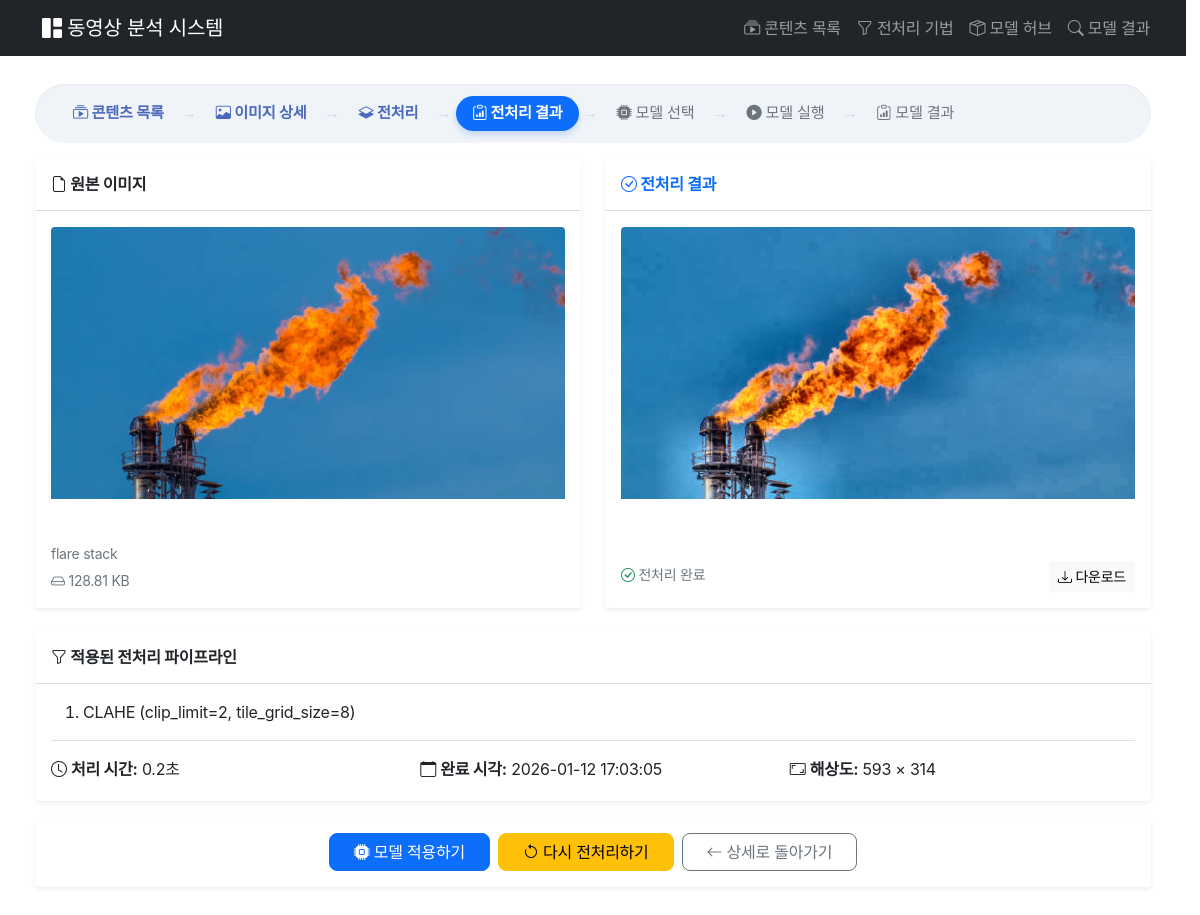
The app's page /preprocess/7/result/ with its own data.
### contents/models.py (models this page shows, shortened)
class Image(models.Model):
    title = models.CharField(max_length=200, verbose_name="제목")
    description = models.TextField(blank=True, verbose_name="설명")
    file = models.ImageField(upload_to=image_upload_path, verbose_name="이미지 파일")
    file_size = models.BigIntegerField(default=0, verbose_name="파일 크기")
    width = models.IntegerField(default=0, verbose_name="너비")
    height = models.IntegerField(default=0, verbose_name="높이")
    uploaded_at = models.DateTimeField(auto_now_add=True, verbose_name="업로드 시간")
    class Meta:
        verbose_name = "이미지"
        verbose_name_plural = "이미지들"
        ordering = ['-uploaded_at']
    def get_file_size_display(self):
        size = self.file_size
        for unit in ["B", "KB", "MB", "GB"]:
            if size < 1024.0:
                return f"{size:.2f} {unit}"
            size /= 1024.0
        return f"{size:.2f} TB"
    def get_resolution_display(self):
        if self.width and self.height:
            return f"{self.width} × {self.height}"
        return "-"

### preprocess/models.py (models this page shows, shortened)
class PreprocessingTask(models.Model):
    STATUS_CHOICES = [
        ("ready", "준비"),
        ("pending", "대기 중"),
        ("processing", "처리 중"),
        ("completed", "완료"),
        ("failed", "실패"),
        ("cancelled", "취소됨"),
    ]
    video = models.ForeignKey(
        Video,
        on_delete=models.CASCADE,
        related_name="preprocessing_tasks",
        null=True,
        blank=True,
        verbose_name="동영상",
    )
    image = models.ForeignKey(
        Image,
        on_delete=models.CASCADE,
        related_name="preprocessing_tasks",
        null=True,
        blank=True,
        verbose_name="이미지",
    )
    preprocessing_pipeline = models.JSONField(
        default=list,
        blank=True,
        verbose_name="전처리 파이프라인",
        help_text="적용할 전처리 기법들의 순서와 파라미터"
    )
    status = models.CharField(
        max_length=20,
        choices=STATUS_CHOICES,
        default="pending",
        verbose_name="상태"
    )
    progress = models.IntegerField(
        default=0,
        verbose_name="진행률 (%)"
    )
    current_step = models.CharField(
        max_length=200,
        blank=True,
        null=True,
        default="",
        verbose_name="현재 단계"
    )
    started_at = models.DateTimeField(
        null=True,
        blank=True,
        verbose_name="시작 시간"
    )
    completed_at = models.DateTimeField(
        null=True,
        blank=True,
        verbose_name="완료 시간"
    )
    processed_frames = models.IntegerField(
        default=0,
        verbose_name="처리된 프레임"
    )
    total_frames = models.IntegerField(
        default=0,
        verbose_name="총 프레임"
    )
    output_file_path = models.CharField(
        max_length=500,
        blank=True,
        verbose_name="출력 파일 경로"
    )
    error_message = models.TextField(
        blank=True,
        null=True,
        default="",
        verbose_name="에러 메시지"
    )
    created_at = models.DateTimeField(
        auto_now_add=True,
        verbose_name="생성일"
    )
    updated_at = models.DateTimeField(
        auto_now=True,
        verbose_name="수정일"
    )
    class Meta:
        verbose_name = "전처리 작업"
        verbose_name_plural = "전처리 작업들"
        ordering = ["-created_at"]
    def get_content(self):
        return self.video if self.video else self.image
    def get_content_type(self):
        return "video" if self.video else "image"
    def get_pipeline_display(self):
        if not self.preprocessing_pipeline:
            return []
        from prephub.models import PreprocessingMethod
        result = []
        for step in self.preprocessing_pipeline:
            method_id = step.get("method_id")
            params = step.get("params", {})
            try:
                method = PreprocessingMethod.objects.get(id=method_id)
                display_name = method.name
                if params:
                    param_str = ", ".join([f"{k}={v}" for k, v in params.items()])
                    display_name = f"{display_name} ({param_str})"
                result.append(display_name)
            except PreprocessingMethod.DoesNotExist:
                result.append(f"알 수 없는 기법 (ID: {method_id})")
        return result
    def get_duration(self):
        if self.started_at and self.completed_at:
            delta = self.completed_at - self.started_at
            return delta.total_seconds()
        return 0

### preprocess/views.py (the view)
class PreprocessingResultView(View):
    template_name = "preprocess/result.html"
    def get(self, request, task_id):
        task = get_object_or_404(PreprocessingTask, id=task_id)
        content = task.get_content()
        content_type = task.get_content_type()
        if not content:
            messages.error(request, "컨텐츠를 찾을 수 없습니다.")
            return redirect("content_list")
        context = {
            "task": task,
            "content": content,
            "content_type": content_type,
        }
        return render(request, self.template_name, context)

### preprocess/templates/preprocess/result.html (shortened to what this page needs)
{% extends 'contents/base.html' %}
{% block breadcrumb_items %}
    <li class="custom-breadcrumb-item">
        {% if content_type == 'image' %}
        <a href="{% url 'image_detail' content.id %}">
            <i class="bi bi-image"></i> 이미지 상세
        </a>
        {% else %}
        <a href="{% url 'video_detail' content.id %}">
            <i class="bi bi-camera-video"></i> 동영상 상세
        </a>
        {% endif %}
    </li>
    <li class="custom-breadcrumb-item">
        <a href="{% url 'preprocess:start_preprocessing' content.id %}">
            <i class="bi bi-layers-half"></i> 전처리
        </a>
    </li>
    <li class="custom-breadcrumb-item active">
        <a href="{% url 'preprocess:preprocessing_result' task.id %}">
            <i class="bi bi-clipboard-data"></i> 전처리 결과
        </a>
    </li>
    <li class="custom-breadcrumb-item disabled">
        <span class="text-muted"><i class="bi bi-cpu-fill"></i> 모델 선택</span>
    </li>
    <li class="custom-breadcrumb-item disabled">
        <span class="text-muted"><i class="bi bi-play-circle-fill"></i> 모델 실행</span>
    </li>
    <li class="custom-breadcrumb-item disabled">
        <span class="text-muted"><i class="bi bi-clipboard-data"></i> 모델 결과</span>
    </li>
{% endblock %}
{% block content %}
<div class="row row-cols-1 row-cols-md-2 g-4 mb-4">
    <div class="col">
        <div class="card h-100 border-0 shadow-sm">
            <div class="card-header bg-white py-3">
                <h6 class="mb-0 fw-bold">
                    <i class="bi bi-file-earmark"></i>
                    원본 {% if content_type == 'video' %}동영상{% else %}이미지{% endif %}
                </h6>
            </div>
            <div class="card-body d-flex flex-column">
                <div class="flex-grow-1 rounded overflow-hidden" style="min-height: 300px;">
                    {% if content_type == 'video' %}
                        <video id="originalVideo" width="100%" preload="metadata" style="display: block; width: 100%;">
                            <source src="{% url 'serve_video' content.pk %}" type="video/mp4">
                        </video>
                    {% else %}
                        <img src="{{ content.file.url }}"
                             class="w-100"
                             alt="원본 이미지"
                             style="display: block; height: auto; object-fit: contain;">
                    {% endif %}
                </div>
                <div class="mt-3">
                    <p class="text-muted mb-1 small">{{ content.title }}</p>
                    <small class="text-secondary">
                        <i class="bi bi-hdd"></i> {{ content.get_file_size_display }}
                    </small>
                </div>
            </div>
        </div>
    </div>
    <div class="col">
        <div class="card h-100 border-0 shadow-sm">
            <div class="card-header bg-white py-3 text-primary">
                <h6 class="mb-0 fw-bold">
                    <i class="bi bi-check-circle"></i> 전처리 결과
                </h6>
            </div>
            <div class="card-body d-flex flex-column">
                <div class="flex-grow-1 rounded overflow-hidden" style="min-height: 300px;">
                    {% if content_type == 'video' %}
                        <video id="processedVideo" width="100%" preload="metadata" style="display: block; width: 100%;">
                            <source src="{% url 'preprocess:serve_preprocessed_video' task.id %}" type="video/mp4">
                        </video>
                    {% else %}
                        <img src="{% url 'preprocess:serve_preprocessed_image' task.id %}"
                             class="w-100"
                             alt="전처리 결과"
                             style="display: block; height: auto; object-fit: contain;">
                    {% endif %}
                </div>
                <div class="mt-3 d-flex justify-content-between align-items-center">
                    <div>
                        <p class="text-muted mb-1 small">
                            <i class="bi bi-check-circle text-success"></i> 전처리 완료
                        </p>
                    </div>
                    <a href="{% if content_type == 'video' %}{% url 'preprocess:serve_preprocessed_video' task.id %}{% else %}{% url 'preprocess:serve_preprocessed_image' task.id %}{% endif %}"
                       download="processed_{{ content.file.name }}" class="btn btn-light btn-sm">
                        <i class="bi bi-download"></i> 다운로드
                    </a>
                </div>
            </div>
        </div>
    </div>
</div>
<div class="row">
    <div class="col-md-12">
        <div class="card mb-3 border-0 shadow-sm">
            <div class="card-header bg-white py-3">
                <h6 class="mb-0 fw-bold"><i class="bi bi-funnel"></i> 적용된 전처리 파이프라인</h6>
            </div>
            <div class="card-body">
                {% if task.get_pipeline_display %}
                    <ol class="mb-3">
                        {% for step in task.get_pipeline_display %}
                            <li>{{ step }}</li>
                        {% endfor %}
                    </ol>
                {% else %}
                    <p class="text-muted mb-3"><i class="bi bi-info-circle"></i> 전처리를 적용하지 않았습니다</p>
                {% endif %}
                <div class="pt-3 border-top">
                    <div class="row">
                        <div class="col-md-4">
                            <p class="mb-1"><i class="bi bi-clock"></i> <strong>처리 시간:</strong>
                                {% if task.started_at and task.completed_at %}{{ task.get_duration|floatformat:1 }}초{% else %}-{% endif %}</p>
                        </div>
                        <div class="col-md-4">
                            <p class="mb-1"><i class="bi bi-calendar"></i> <strong>완료 시각:</strong> {{ task.completed_at|date:"Y-m-d H:i:s" }}</p>
                        </div>
                        <div class="col-md-4">
                            <p class="mb-1">
                                {% if content_type == 'video' %}
                                    <i class="bi bi-film"></i> <strong>총 프레임:</strong> {{ task.total_frames }}
                                {% else %}
                                    <i class="bi bi-aspect-ratio"></i> <strong>해상도:</strong> {{ content.get_resolution_display }}
                                {% endif %}
                            </p>
                        </div>
                    </div>
                </div>
            </div>
        </div>
    </div>
</div>
<div class="card mb-4 border-0 shadow-sm">
    <div class="card-body">
        <div class="d-grid gap-2 d-md-flex justify-content-md-center">
            {% if task.status == 'completed' %}
            <a href="{% url 'vision_engine:select_model' task.id %}" class="btn btn-primary px-4" style="border-radius: 8px;">
                <i class="bi bi-cpu-fill"></i> 모델 적용하기
            </a>
            {% endif %}
            <a href="{% url 'preprocess:start_preprocessing' content.id %}?type={{ content_type }}" class="btn btn-warning px-4" style="border-radius: 8px;">
                <i class="bi bi-arrow-counterclockwise"></i> 다시 전처리하기
            </a>
            <a href="{% if content_type == 'video' %}{% url 'video_detail' content.id %}{% else %}{% url 'image_detail' content.id %}{% endif %}"
               class="btn btn-outline-secondary px-4" style="border-radius: 8px;">
                <i class="bi bi-arrow-left"></i> 상세로 돌아가기
            </a>
        </div>
    </div>
</div>
{% endblock %}

### contents/templates/contents/base.html (style rules this page uses)
body { padding-top: 60px; }
.custom-breadcrumb-item { display: inline-flex; align-items: center; font-size: 0.95rem; }
.custom-breadcrumb-item:not(.active):not(.disabled) a { color: #4a69bd; font-weight: 600; text-decoration: none; padding: 6px 14px; border-radius: 20px; transition: all 0.3s ease; }
.custom-breadcrumb-item.active a { color: #ffffff !important; background-color: #0d6efd; font-weight: 700; padding: 6px 16px; border-radius: 20px; box-shadow: 0 4px 6px rgba(13, 110, 253, 0.2); text-decoration: none; }
.custom-breadcrumb-item.disabled span { color: #a0aec0; padding: 6px 14px; }
.custom-breadcrumb-item:not(:last-child)::after { content: '→'; font-family: serif; margin-left: 4px; color: #cbd5e0; font-weight: normal; }
body, .accordion-button, .btn, .pipeline-step span { font-family: 'Pretendard Variable', Pretendard, -apple-system, sans-serif !important; letter-spacing: -0.015rem; }
html { scrollbar-gutter: stable; background-color: #ffffff; }

### preprocess/templates/preprocess/result.html (style rules this page uses)
.card { transition: transform 0.2s; }

### records on screen
Image: file (picture), title "flare stack", file_size "128.81 KB", resolution "593 × 314"
PreprocessingTask: get_duration "0.2", completed_at "2026-01-12 17:03:05"

### other values on screen
{{ step }} "CLAHE (clip_limit=2, tile_grid_size=8)"
